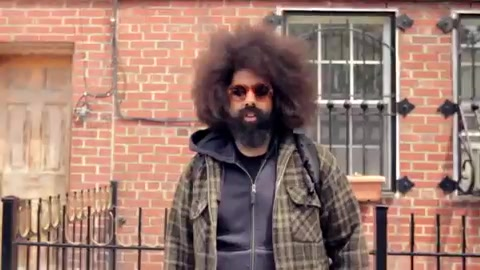
//> input picture src/Taller_OpenCV/Taller_OpenCV/Resources/image-007.jpeg, 480 x 270 px
$ ./EntregaFinal   (built with g++ and OpenCV 4)
//> lines starting //> are read from the running program, lines starting //| are printed output that depends on the picture
#include "opencv2/imgproc.hpp"
#include "opencv2/imgcodecs.hpp"
#include "opencv2/highgui.hpp"
#include "opencv2/objdetect.hpp"
#include <iostream>
#include <string>
#include <sstream>
#include <ctime>

using namespace cv;
using namespace std;


class AVLNode {
public:
    int key;
    Mat image;
    AVLNode* left;
    AVLNode* right;
    int altura;
    int veces;

    AVLNode(Mat image) {
        this->image = image;
        key = 0;
        left = right = NULL;
        altura = 0;
        veces = 0;
    }
};

class FaceDetector {
public:

    FaceDetector() {
        face_cascade.load("haarcascade_frontalface_alt.xml");
    }


    const int imageWidth_ = 50;

    const int imageHeight_ = 50;

    const double scaleFactor_ = 1.05;

    const int minNeighbors_ = 8;


    CascadeClassifier face_cascade;

    vector<Rect> detectFaceRectangles(const Mat& frame) {

        vector<Rect> faces;
        Mat imageGray;


        cvtColor(frame, imageGray, COLOR_BGR2GRAY);

        equalizeHist(imageGray, imageGray);
        face_cascade.detectMultiScale(imageGray, faces, scaleFactor_, minNeighbors_, 0 | CASCADE_SCALE_IMAGE, Size(imageWidth_, imageHeight_));

        return faces;
    }
};


class ImageCoding {
public:

    ImageCoding() {

    }

    Mat frame_;
    std::vector<Mat> FacesSaves;
    vector<Mat> codeGray(vector<Rect> detections, bool equalize, Size size) {
        Mat cropColor;
        Mat imageGray;
        Mat resizedDown;

        std::vector<Mat> cropFaces;
        for (const auto& det : detections) {

            cropColor = frame_(det);

            cvtColor(cropColor, imageGray, COLOR_BGR2GRAY);

            if (equalize) {
                equalizeHist(imageGray, imageGray);
            }

            resize(imageGray, resizedDown, size, INTER_LINEAR);
            cropFaces.push_back(resizedDown.clone());
            FacesSaves.push_back(cropColor);
        }

        return cropFaces;
    }

    // [4 lines left out: function mostrarCaras, not called in this run]

    void setImage(Mat frame) {
        frame_ = frame;
    }
};


class AVL {

private:
    const int DIFFERENT = 1700;
    const int SIMILAR = 1300;
    int counter;
    AVLNode* root;

public:
    AVL() {
        counter = 0;
        root = NULL;
    }

    void insert(Mat image) {
        root = insert(root, image);
    }

    double euclideanDistance(Mat img1, Mat img2) {
        return norm(img1, img2, NORM_L2);
    }

    AVLNode* insert(AVLNode* n, Mat image) {
        if (n == nullptr) {
            n = new AVLNode(image);
            n->key = ++counter;
            n->veces = n->veces + 1;
        }

        else if (SIMILAR < euclideanDistance(n->image, image) && DIFFERENT > euclideanDistance(n->image, image)) {
            n->left = insert(n->left, image);

            if (!isBalanced(n)) { //ver si rota
                n = (SIMILAR < euclideanDistance(n->left->image, image)) ? rotacionDer(n) : dobleDer(n);
            }
        }
        else if (DIFFERENT <= euclideanDistance(n->image, image)) {
            n->right = insert(n->right, image);

            if (!isBalanced(n)) { //ver si rota
                n = (DIFFERENT <= euclideanDistance(n->right->image, image)) ? rotacionIzq(n) : dobleIzq(n);
            }
        }
        else {
            cout << "Distancia euclidea (Igual): " << euclideanDistance(n->image, image) << endl;
            n->image = image;
            cout << "Cara igual" << endl;
            n->veces = n->veces + 1;
        }
        calcularAlto(n);
        return n;
    }

    int altoArbol(AVLNode* n) {
        return n == nullptr ? 0 : n->altura;
    }

    void calcularAlto(AVLNode* n) {
        if (n != nullptr) {
            n->altura = 1 + max(altoArbol(n->left), altoArbol(n->right));
        }
    }

    bool isBalanced(AVLNode* n) {
        if (n != nullptr) {
            return abs(altoArbol(n->left) - altoArbol(n->right)) <= 1;
        }
    }

    // [38 lines left out: functions rotacionIzq, rotacionDer, dobleIzq, dobleDer, MostrarVeces, not called in this run]

    AVLNode* getRoot() { return root; }

    // [9 lines left out: function Destroy, not called in this run]

    ~AVL() {
        Destroy(root);
    }
};

int main()
{
    cout << "Para salir del programa presione ESC o q(uit)." << endl;

    vector<string> imagesStr;

    imagesStr.push_back("Resources/image-007.jpeg");
    imagesStr.push_back("Resources/image-008.jpeg");
    imagesStr.push_back("Resources/image-024.jpeg");
    imagesStr.push_back("Resources/image-025.jpeg");
    imagesStr.push_back("Resources/image-026.jpeg");
    imagesStr.push_back("Resources/image-046.jpeg");
    imagesStr.push_back("Resources/image-047.jpeg");

    AVL* avl = new AVL();
    FaceDetector fdetector;
    ImageCoding icoding;
    Mat image;
    Scalar color(0, 0, 255);
    unsigned t0, t1;
    vector<double> TimeSave;

    cout << "COLOR";
    for (string im : imagesStr) {
        cout << im << endl;
        image = imread(im, IMREAD_COLOR);
//> image is the input picture: 270 rows x 480 cols, CV_8UC3; mean B, G, R 113.2, 124.3, 158.2
        auto facesMarkers = fdetector.detectFaceRectangles(image);
//> in detectFaceRectangles, `cvtColor(frame, imageGray, COLOR_BGR2GRAY);`:
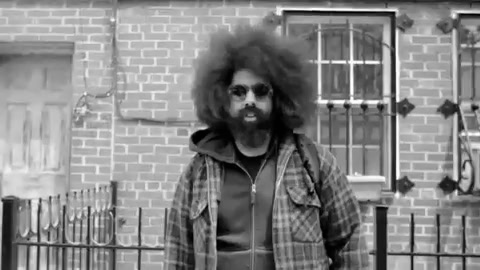
//> imageGray: 270 rows x 480 cols, CV_8UC1; min 0, max 254, mean 133.2
//> in detectFaceRectangles, `equalizeHist(imageGray, imageGray);`:
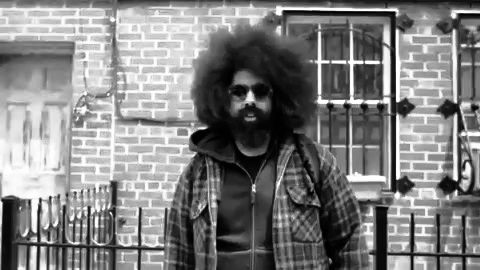
//> imageGray: 270 rows x 480 cols, CV_8UC1; min 0, max 255, mean 128.2
//> in detectFaceRectangles, `face_cascade.detectMultiScale(imageGray, faces, scaleFactor_, minNeigh..`: faces = 1 Rect (x, y, width, height): [220, 68, 63, 63]
//> facesMarkers = 1 Rect (x, y, width, height): [220, 68, 63, 63]


        icoding.setImage(image);
        auto faceCodingGray = icoding.codeGray(facesMarkers, true, Size(25, 25));
//> the loop in codeGray, `for (const auto& det : detections)` made 1 pass
//> pass 1, in codeGray, `cropColor = frame_(det);`:
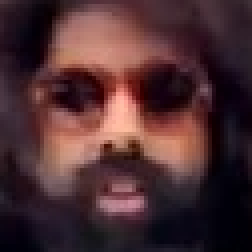
//> cropColor: 63 rows x 63 cols, CV_8UC3 (shown 4 times larger); mean B, G, R 49.8, 46.3, 76.5
//> pass 1, in codeGray, `cvtColor(cropColor, imageGray, COLOR_BGR2GRAY);`:
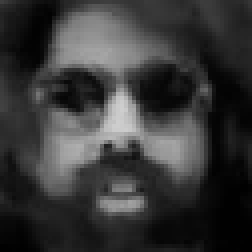
//> imageGray: 63 rows x 63 cols, CV_8UC1 (shown 4 times larger); min 1, max 206, mean 55.7
//> pass 1, in codeGray, `resize(imageGray, resizedDown, size, INTER_LINEAR);`:
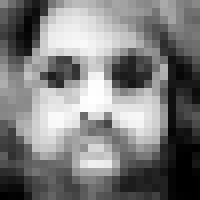
//> resizedDown: 25 rows x 25 cols, CV_8UC1 (shown 8 times larger); min 0, max 255, mean 125

        Mat colorImage;
        Mat newSize;

        int widthImageInGrayColor = 40;
        int posX = 10;
        for (const auto& cf : faceCodingGray) {

            avl->insert(cf);

            cvtColor(cf, colorImage, COLOR_GRAY2BGR);
            resize(colorImage, newSize, Size(widthImageInGrayColor, widthImageInGrayColor), INTER_LINEAR);
            newSize.copyTo(image(cv::Rect(posX, 10, newSize.cols, newSize.rows)));
            posX += widthImageInGrayColor + 10;
        }
//> this loop made 1 pass
//> (counter in insert (second call), n->veces in insert (second call), n->altura in calcularAlto) on pass 1: (1, 1, 1)
//> pass 1, `resize(colorImage, newSize, Size(widthImageInGrayColor, widthImageInGr..`:
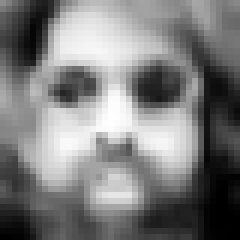
//> newSize: 40 rows x 40 cols, CV_8UC3 (shown 6 times larger); min 0, max 255, mean 124.9
//> after the loop, posX = 60

        for (const auto& fm : facesMarkers) {
            rectangle(image, fm, color, 4);
        }
//> this loop made 1 pass
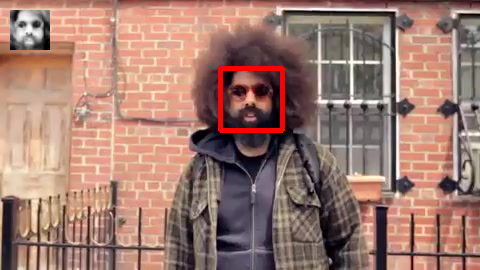
//> image: 270 rows x 480 cols, CV_8UC3; mean B, G, R 112.7, 123.6, 159

        t0 = clock();
        imshow("Detected Face", image);

        waitKey(0);
        t1 = clock();
        double time = (double(t1 - t0) / CLOCKS_PER_SEC);
        TimeSave.push_back(time);
    }
//> pass 2 of the loop `for (string im : imagesStr)`:
//| Resources/image-008.jpeg
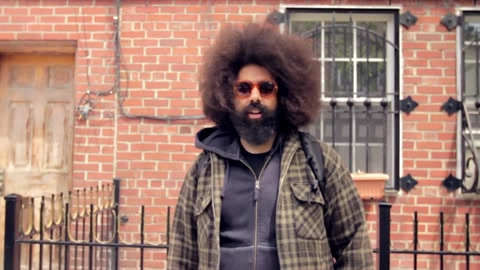
//> input picture src/Taller_OpenCV/Taller_OpenCV/Resources/image-008.jpeg, 480 x 270 px
//> image is the input picture: 270 rows x 480 cols, CV_8UC3; mean B, G, R 113.8, 124.8, 159.2
//> im = "Resources/image-008.jpeg"
//> in detectFaceRectangles (call 2), `equalizeHist(imageGray, imageGray);`:
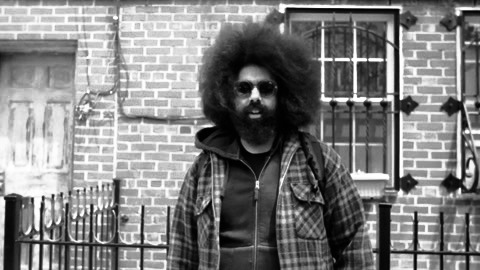
//> imageGray: 270 rows x 480 cols, CV_8UC1; min 0, max 255, mean 128.2
//> faces = 1 Rect (x, y, width, height): [224, 65, 63, 63]
//> the loop in codeGray (call 2), `for (const auto& det : detections)` made 1 pass
//> the loop `for (const auto& cf : faceCodingGray)` made 1 pass
//> (n->veces in insert (second call), n->altura in calcularAlto) on pass 1: (2, 1)
//> (printed output is left out)
//> after the loop `for (const auto& cf : faceCodingGray)`: posX = 60
//> the loop `for (const auto& fm : facesMarkers)` made 1 pass
//> after the loop `for (const auto& fm : facesMarkers)`:
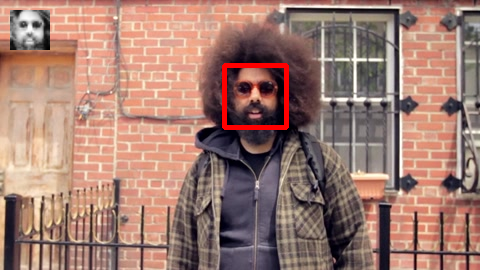
//> image: 270 rows x 480 cols, CV_8UC3; mean B, G, R 113.4, 124.2, 160.1
//> pass 3 of the loop `for (string im : imagesStr)`:
//| Resources/image-024.jpeg
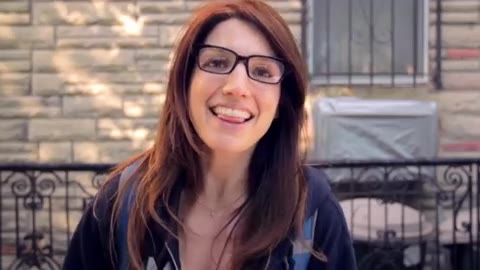
//> input picture src/Taller_OpenCV/Taller_OpenCV/Resources/image-024.jpeg, 480 x 270 px
//> image is the input picture: 270 rows x 480 cols, CV_8UC3; mean B, G, R 107.8, 106.4, 126.2
//> im = "Resources/image-024.jpeg"
//> in detectFaceRectangles (call 3), `equalizeHist(imageGray, imageGray);`:
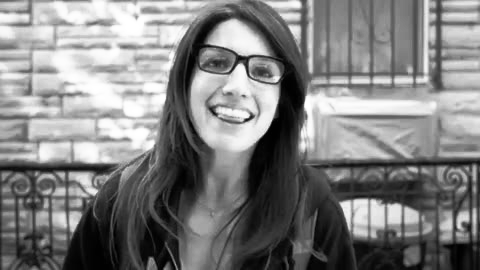
//> imageGray: 270 rows x 480 cols, CV_8UC1; min 0, max 255, mean 128.2
//> faces = 1 Rect (x, y, width, height): [176, 22, 117, 117]
//> the loop `for (const auto& cf : faceCodingGray)` made 1 pass
//> (n->altura in calcularAlto, n->altura in calcularAlto (second call)) on pass 1: (1, 2)
//> after the loop `for (const auto& cf : faceCodingGray)`: posX = 60
//> the loop `for (const auto& fm : facesMarkers)` made 1 pass
//> after the loop `for (const auto& fm : facesMarkers)`:
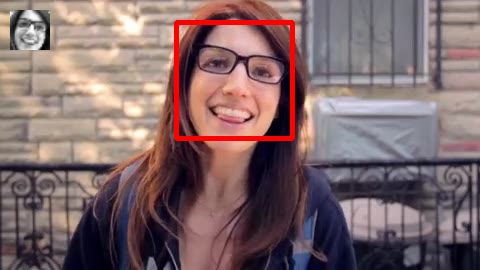
//> image: 270 rows x 480 cols, CV_8UC3; mean B, G, R 106.3, 104.7, 128.2
//> (the run ends here: the program stops with an error, at `cvtColor(frame, imageGray, COLOR_BGR2GRAY);`)
